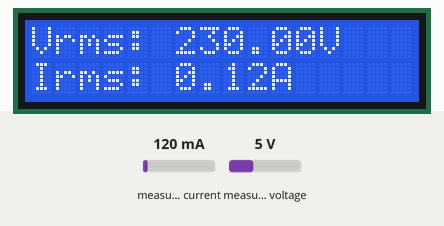
Recording of a sketch running on a simulated Arduino Uno, built with avr-gcc and run on an emulated ATmega328P. On the bench: 16×2 character LCD. The test bench sets the inputs (shaded band); at power-on: measured current 120 mA, measured voltage 5 V. What the sketch prints to the serial monitor is not drawn.

Above: at 6.3 s.
6.4 s: measured current set to 40 mA
At 18.5 s:
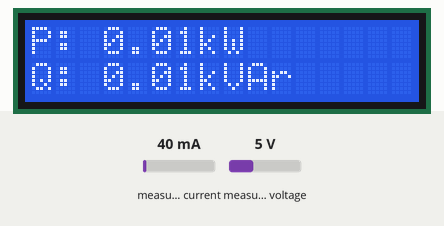
18.8 s: measured voltage set to 0.3 V
At 25.1 s:
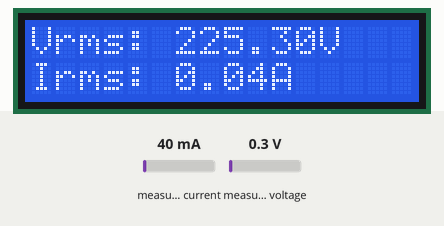
28.5 s: measured current set to 500 mA
At 34.4 s:
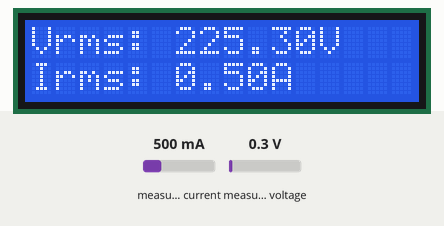
37.9 s: measured voltage set to 3.8 V
At 43.7 s:
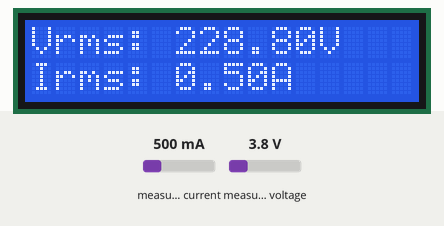
47.2 s: measured current set to 1000 mA
At 53.0 s:
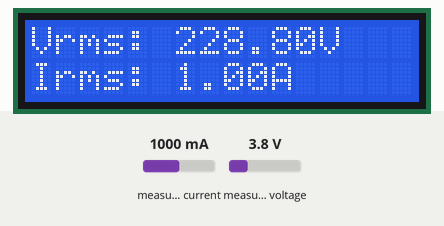
56.5 s: measured voltage set to 7.5 V
At 62.3 s:
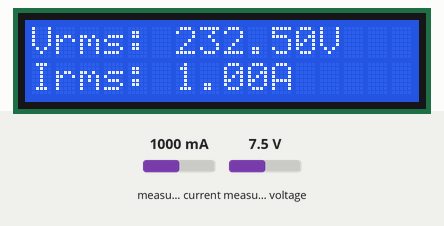
Timing chart, 0 to 63.8 s (numbered marks = the images above; inputs shaded):
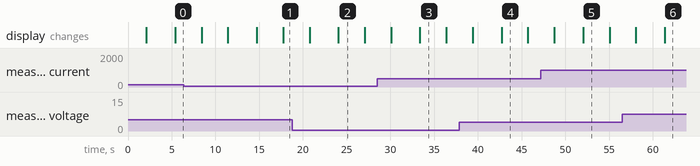

Measured:
- what the display in image 2 shows lasts 3.0 s, from 24.1 s to 27.1 s

The sketch:

EnergyMon.ino
```cpp
#include "EmonLib.h"
#include <LiquidCrystal_PCF8574.h> //LCD_I2C library by Matthias Hertel (https://github.com/mathertel/LiquidCrystal_PCF8574)
#include <Wire.h>

EnergyMonitor emon1;
LiquidCrystal_PCF8574 lcd(0x27); // set the LCD address to 0x27 for a 16 chars and 2 line display


#define CURRENT_CAL 52.51 // 60.6 before calibration
#define VOLTAGE_CAL 664.92
#define PHASE_SHIFT 1.7
#define CURRENT_PIN 1
#define VOLTAGE_PIN 3
#define HALF_WAVELENGTHS 20
#define TIME_OUT 2000

struct Power {
  float rmsCurrent;
  float rmsVoltage;
  float realPower;
  float apparentPower;
  float powerFactor;
};

int error;

void setup() {
  Serial.begin(9600);

  emon1.current(CURRENT_PIN, CURRENT_CAL);             // Current: input pin, calibration.
  emon1.voltage(VOLTAGE_PIN, VOLTAGE_CAL, PHASE_SHIFT);  // Voltage: input pin, calibration, phase_shift

  Wire.begin();
  Wire.beginTransmission(0x27);
  lcd.setBacklight(255);

  error = Wire.endTransmission();

  if (error == 0) {
    lcd.begin(16, 2); // initialize the lcd
    lcd.clear();
    lcd.setCursor(0, 0);
    lcd.print("Energy Mon");
    delay(2000);
    lcd.clear();
    lcd.print("Loading...");
    lcd.setCursor(0, 1);
    lcd.print("Please wait :)");
    delay(3000);
  }  else {
    Serial.println("error: LCD not found.");
  }

} // end setup

void sendPayloadToSerial(Power payload) {
  String payloadString = "";

  payloadString.concat(payload.rmsCurrent);
  payloadString.concat("|");
  payloadString.concat(payload.rmsVoltage);
  payloadString.concat("|");
  payloadString.concat(payload.realPower);
  payloadString.concat("|");
  payloadString.concat(payload.apparentPower);
  payloadString.concat("|");
  payloadString.concat(payload.powerFactor);

  Serial.println(payloadString);
} // end sendPayloadToSerial

void sendPayloadToLCD(Power payload) {
  error = Wire.endTransmission();

  if (error == 0) {
    lcd.begin(16, 2); // initialize the lcd
    lcd.clear();

    lcd.setCursor(0, 0);
    lcd.print("Vrms: ");
    lcd.print(payload.rmsVoltage);
    lcd.print("V");

    lcd.setCursor(0, 1);
    lcd.print("Irms: ");
    lcd.print(payload.rmsCurrent);
    lcd.print("A");

    delay(3000);
    lcd.clear();

    lcd.setCursor(0, 0);
    lcd.print("P: ");
    lcd.print(payload.realPower);
    lcd.print("kW");

    lcd.setCursor(0, 1);
    lcd.print("Q: ");
    lcd.print(payload.apparentPower);
    lcd.print("kVAr");

    delay(3000);
    lcd.clear();

    lcd.setCursor(0, 0);
    lcd.print("PF: ");
    lcd.print(payload.powerFactor);

  } else {
    Serial.println("error: LCD not found.");
  }
}

void loop() {
  Power payload;
  emon1.calcVI(HALF_WAVELENGTHS, TIME_OUT);        // Calculate all. No.of half wavelengths (crossings), time-out

  payload.realPower = emon1.realPower / 1000.00;      //extract Real Power into variable
  payload.apparentPower = emon1.apparentPower / 1000.00;  //extract Apparent Power into variable
  payload.powerFactor = emon1.powerFactor;      //extract Power Factor into Variable
  payload.rmsVoltage = emon1.Vrms;             //extract Vrms into Variable
  payload.rmsCurrent = emon1.Irms;             //extract Irms into Variable

  sendPayloadToSerial(payload);
  sendPayloadToLCD(payload);

  delay(3000);
} // end loop
```
